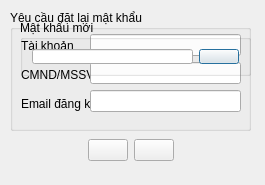
<?xml version="1.0" encoding="UTF-8"?>
<ui version="4.0">
 <class>forgetpass</class>
 <widget class="QDialog" name="forgetpass">
  <property name="geometry">
   <rect>
    <x>0</x>
    <y>0</y>
    <width>265</width>
    <height>185</height>
   </rect>
  </property>
  <property name="windowTitle">
   <string>Xác nhận thông tin</string>
  </property>
  <property name="windowIcon">
   <iconset resource="src.qrc">
    <normaloff>:/images/select_code-512.png</normaloff>:/images/select_code-512.png</iconset>
  </property>
  <widget class="QGroupBox" name="groupBox">
   <property name="geometry">
    <rect>
     <x>10</x>
     <y>10</y>
     <width>241</width>
     <height>121</height>
    </rect>
   </property>
   <property name="title">
    <string>Yêu cầu đặt lại mật khẩu</string>
   </property>
   <widget class="QWidget" name="">
    <property name="geometry">
     <rect>
      <x>11</x>
      <y>24</y>
      <width>71</width>
      <height>81</height>
     </rect>
    </property>
    <layout class="QVBoxLayout" name="verticalLayout_2">
     <item>
      <widget class="QLabel" name="label">
       <property name="text">
        <string>Tài khoản</string>
       </property>
      </widget>
     </item>
     <item>
      <widget class="QLabel" name="label_2">
       <property name="text">
        <string>CMND/MSSV</string>
       </property>
      </widget>
     </item>
     <item>
      <widget class="QLabel" name="label_3">
       <property name="text">
        <string>Email đăng kí</string>
       </property>
      </widget>
     </item>
    </layout>
   </widget>
   <widget class="QWidget" name="">
    <property name="geometry">
     <rect>
      <x>80</x>
      <y>24</y>
      <width>151</width>
      <height>81</height>
     </rect>
    </property>
    <layout class="QVBoxLayout" name="verticalLayout">
     <item>
      <widget class="QLineEdit" name="lineEdit_tk"/>
     </item>
     <item>
      <widget class="QLineEdit" name="lineEdit_id"/>
     </item>
     <item>
      <widget class="QLineEdit" name="lineEdit_email"/>
     </item>
    </layout>
   </widget>
  </widget>
  <widget class="QGroupBox" name="groupBox_2">
   <property name="geometry">
    <rect>
     <x>20</x>
     <y>20</y>
     <width>231</width>
     <height>56</height>
    </rect>
   </property>
   <property name="title">
    <string>Mật khẩu mới</string>
   </property>
   <layout class="QHBoxLayout" name="horizontalLayout_2" stretch="9,1">
    <item>
     <widget class="QLineEdit" name="lineEdit_pass"/>
    </item>
    <item>
     <widget class="QPushButton" name="pushButton_3">
      <property name="text">
       <string/>
      </property>
      <property name="icon">
       <iconset resource="src.qrc">
        <normaloff>:/images/copy_icon.png</normaloff>:/images/copy_icon.png</iconset>
      </property>
     </widget>
    </item>
   </layout>
  </widget>
  <widget class="QWidget" name="">
   <property name="geometry">
    <rect>
     <x>10</x>
     <y>130</y>
     <width>241</width>
     <height>41</height>
    </rect>
   </property>
   <layout class="QHBoxLayout" name="horizontalLayout">
    <item>
     <spacer name="horizontalSpacer">
      <property name="orientation">
       <enum>Qt::Horizontal</enum>
      </property>
      <property name="sizeHint" stdset="0">
       <size>
        <width>40</width>
        <height>20</height>
       </size>
      </property>
     </spacer>
    </item>
    <item>
     <widget class="QPushButton" name="pushButton">
      <property name="cursor">
       <cursorShape>PointingHandCursor</cursorShape>
      </property>
      <property name="text">
       <string/>
      </property>
      <property name="icon">
       <iconset resource="src.qrc">
        <normaloff>:/images/select_code-512.png</normaloff>:/images/select_code-512.png</iconset>
      </property>
      <property name="iconSize">
       <size>
        <width>31</width>
        <height>31</height>
       </size>
      </property>
     </widget>
    </item>
    <item>
     <widget class="QPushButton" name="pushButton_2">
      <property name="text">
       <string/>
      </property>
      <property name="icon">
       <iconset resource="src.qrc">
        <normaloff>:/images/button_cancel.png</normaloff>:/images/button_cancel.png</iconset>
      </property>
      <property name="iconSize">
       <size>
        <width>31</width>
        <height>31</height>
       </size>
      </property>
     </widget>
    </item>
    <item>
     <spacer name="horizontalSpacer_2">
      <property name="orientation">
       <enum>Qt::Horizontal</enum>
      </property>
      <property name="sizeHint" stdset="0">
       <size>
        <width>40</width>
        <height>20</height>
       </size>
      </property>
     </spacer>
    </item>
   </layout>
  </widget>
 </widget>
 <resources>
  <include location="src.qrc"/>
 </resources>
 <connections/>
</ui>
